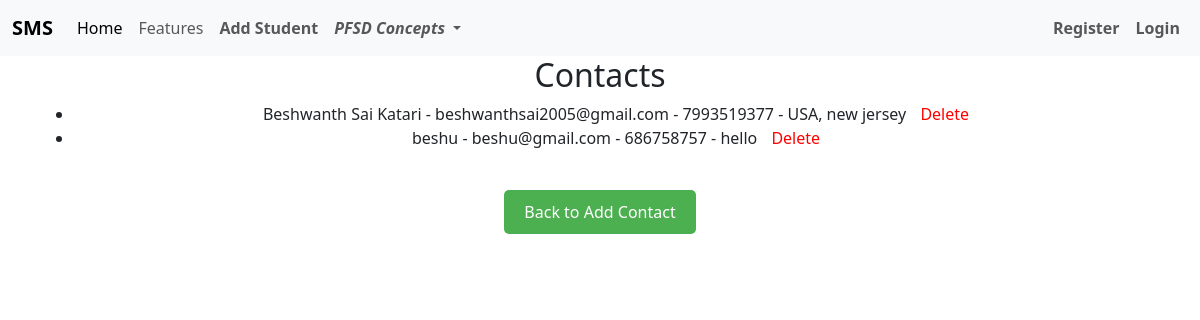
The page /view_contacts/ on the database its author committed.
### adminapp/models.py (models this page shows, shortened)
class Contact(models.Model):
    name = models.CharField(max_length=100)
    email = models.EmailField()
    phone_number = models.CharField(max_length=15)
    address = models.TextField()

### adminapp/views.py (the view)
# urls.py: path('view_contacts/', views.view_contacts, name='view_contacts'),
def view_contacts(request):
    contacts = Contact.objects.all()
    return render(request, 'adminapp/view_contacts.html', {'contacts': contacts})

### templates/adminapp/view_contacts.html (shortened to what this page needs)
{% extends 'Navbar/ProjectNavbar.html' %}
{% load static %}
{% block body %}
<div class="container text-center">
  <div class="row">
    <div class="col">
      <h2>Contacts</h2>
      <ul>
        {% for contact in contacts %}
          <li>
            {{ contact.name }} - {{ contact.email }} - {{ contact.phone_number }} - {{ contact.address }}
            <a href="{% url 'delete_contact' contact.pk %}" style="color: red; text-decoration: none; margin-left: 10px;">Delete</a>
          </li>
        {% endfor %}
      </ul>
      <br>
      <a href="{% url 'add_contact' %}" style="display: inline-block; padding: 10px 20px; background-color: #4CAF50; color: white; text-decoration: none; border-radius: 5px; transition: background-color 0.3s;">
        Back to Add Contact
      </a>
    </div>
  </div>
</div>
{% endblock %}

### rows shown on the page
Contact: name "Beshwanth Sai Katari", email "beshwanthsai2005@gmail.com", phone_number "7993519377", address "USA, new jersey"
Contact: name "beshu", email "beshu@gmail.com", phone_number "686758757", address "hello"
